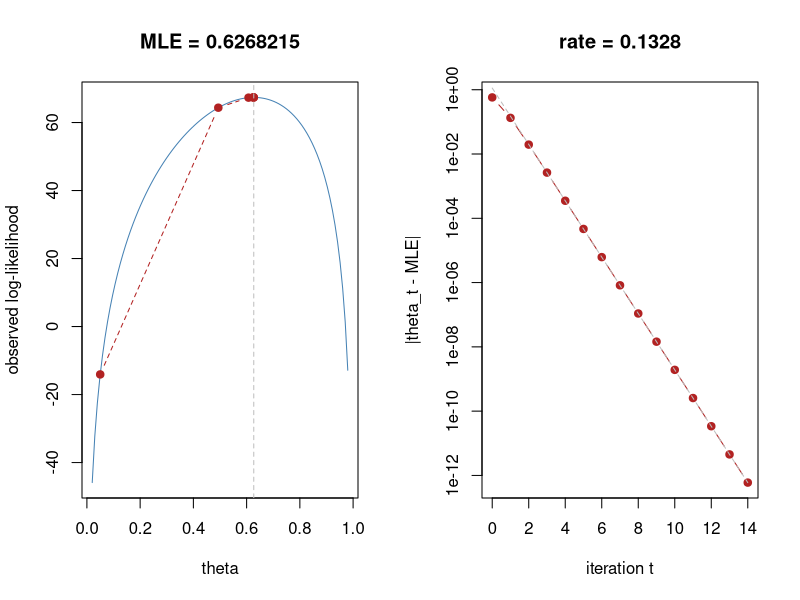

R code for this plot:
# EM for the genetic linkage multinomial (125, 18, 20, 34): monotone likelihood and linear convergence.
loglik <- function(t) 125 * log(2 + t) + 38 * log(1 - t) + 34 * log(t)
em_step <- function(t) {
  x12 <- 125 * t / (2 + t)            # E-step: expected count in the hidden sub-cell
  (x12 + 34) / (x12 + 34 + 18 + 20)   # M-step
}
path <- 0.05
for (i in 1:40) path <- c(path, em_step(tail(path, 1)))
mle <- tail(path, 1)

# fraction of missing information at the MLE
x12 <- 125 * mle / (2 + mle)
i_com <- (x12 + 34) / mle^2 + 38 / (1 - mle)^2
i_obs <- 125 / (2 + mle)^2 + 38 / (1 - mle)^2 + 34 / mle^2
rate <- (i_com - i_obs) / i_com

op <- par(mfrow = c(1, 2))
curve(loglik, 0.02, 0.98, col = "steelblue",
      xlab = "theta", ylab = "observed log-likelihood", main = sprintf("MLE = %.7f", mle))
points(path[1:6], loglik(path[1:6]), type = "b", lty = 2, pch = 19, col = "firebrick")
abline(v = mle, lty = 2, col = "gray")
err <- abs(path[1:15] - mle)
plot(0:14, err, log = "y", type = "b", pch = 19, col = "firebrick",
     xlab = "iteration t", ylab = "|theta_t - MLE|", main = sprintf("rate = %.4f", rate))
lines(0:14, err[4] * rate^((0:14) - 3), lty = 2, col = "gray")
par(op)
c(mle = mle, rate = rate, se = 1 / sqrt(i_obs))
